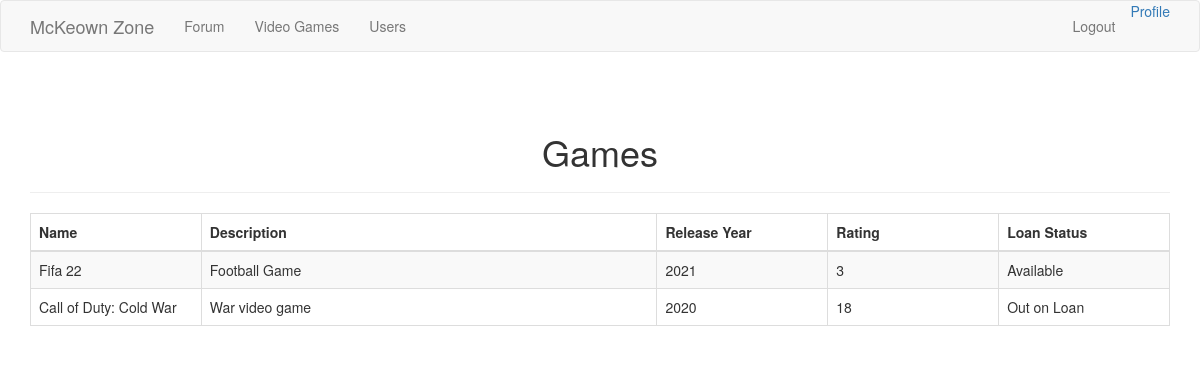
The page /games (signed in) on the database as committed earlier.
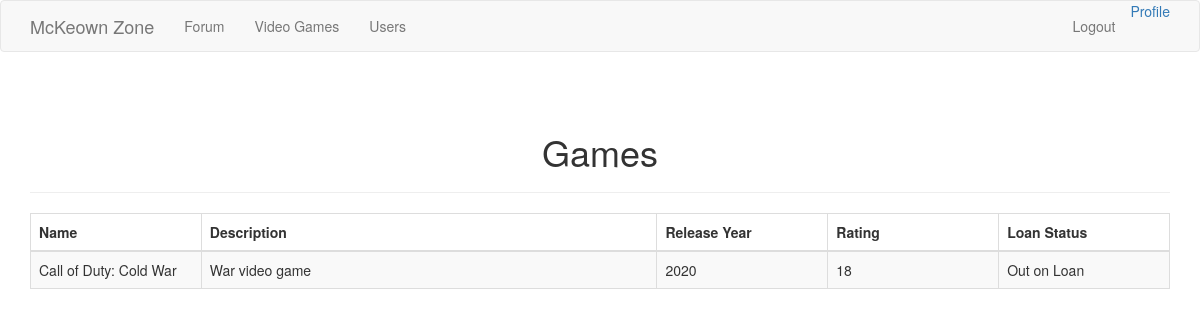
The same page on the database as committed later.
### app/models.py (models this page shows)
class Game(db.Model):
	id = db.Column(db.Integer, primary_key=True)
	name = db.Column(db.String(50))
	description = db.Column(db.String(250))
	release_year = db.Column(db.Integer)
	rating = db.Column(db.Integer)
	loan_status = db.Column(db.String(150))
	last_update = db.Column(db.DateTime, default=datetime.utcnow)

### app/routes.py (the view)
@app.route('/games')
@login_required
def games():
	games = Game.query.all()
	return render_template ('games.html', games=games, title="Games")

### app/models.py (called while the page is built)
@login.user_loader
def load_user(id):
	return User.query.get(int(id));

### app/routes.py (called while the page is built)
@app.before_request
def before_request():
	if current_user.is_authenticated:
		current_user.last_seen = datetime.utcnow()
		db.session.commit()

### app/templates/games.html (shortened to what this page needs)
{% import "bootstrap/utils.html" as utils %}
{% extends "base.html" %}
{% block app_content %}
<div class="content-section">
  <div class="outer">
    <div class="middle">
      <div class="inner">
        <br/>
        <br/>
        <h1 style="text-align:center;">Games</h1>
        {% if games %}
          <hr class="intro-divider">
          <div class="center">
            <table class="table table-striped table-bordered">
              <thead>
                <tr>
                  <th width="15%"> Name </th>
                  <th width="40%"> Description </th>
                  <th width="15%"> Release Year </th>
                  <th width="15%"> Rating </th>
                  <th width="15%"> Loan Status </th>
                </tr>
              </thead>
              <tbody>
              {% for game in games %}
              <tr>
                <td> {{ game.name }} </td>
                <td> {{ game.description }} </td>
                <td> {{ game.release_year }} </td>
                <td> {{ game.rating }} </td>
                <td> {{ game.loan_status }} </td>
                </tr>
              {% endfor %}
              </tbody>
            </table>
          </div>
        {% else %}
          <div style="text-align: center">
            <h3> No Games have been added. </h3>
            <hr class="intro-divider">
        {% endif %}
      </div>
    </div>
  </div>
</div>
{% endblock %}

Rows that differ between the two databases and show on the page:
removed Game: name "Fifa 22", description "Football Game", release_year "2021", rating "3", loan_status "Available"
